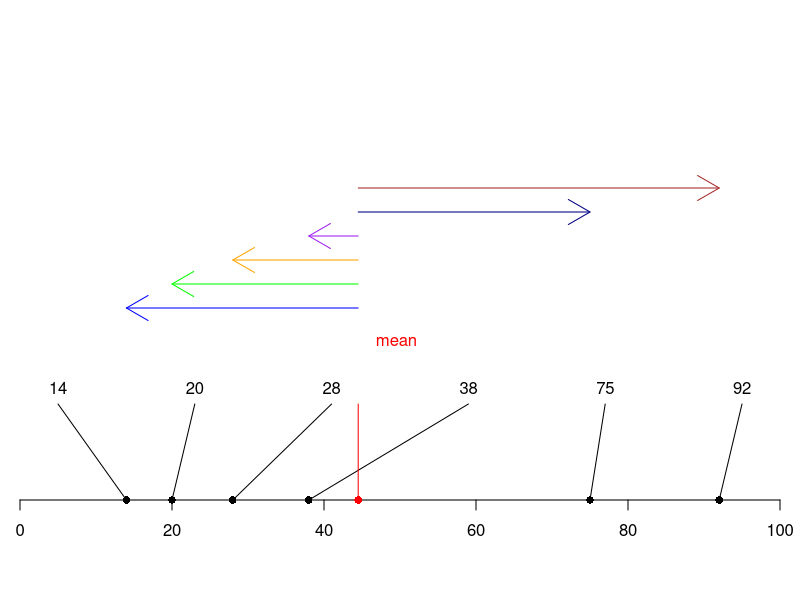
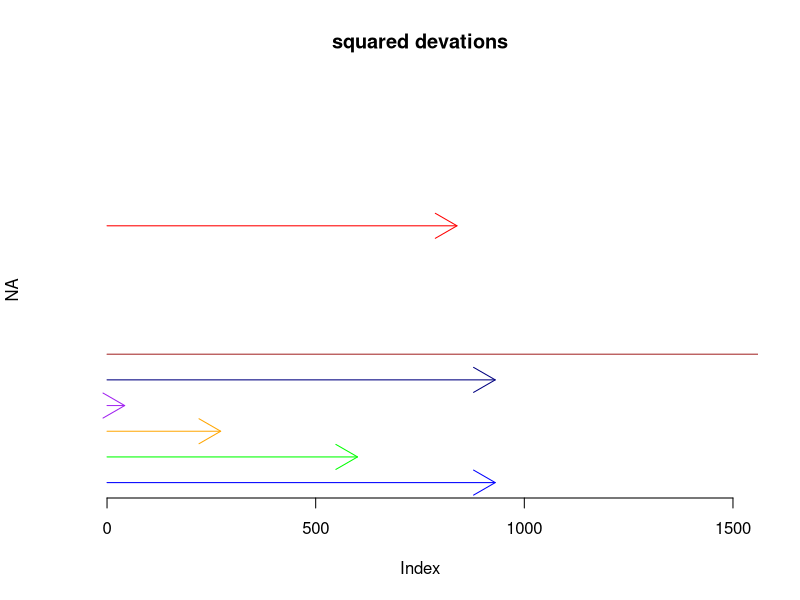
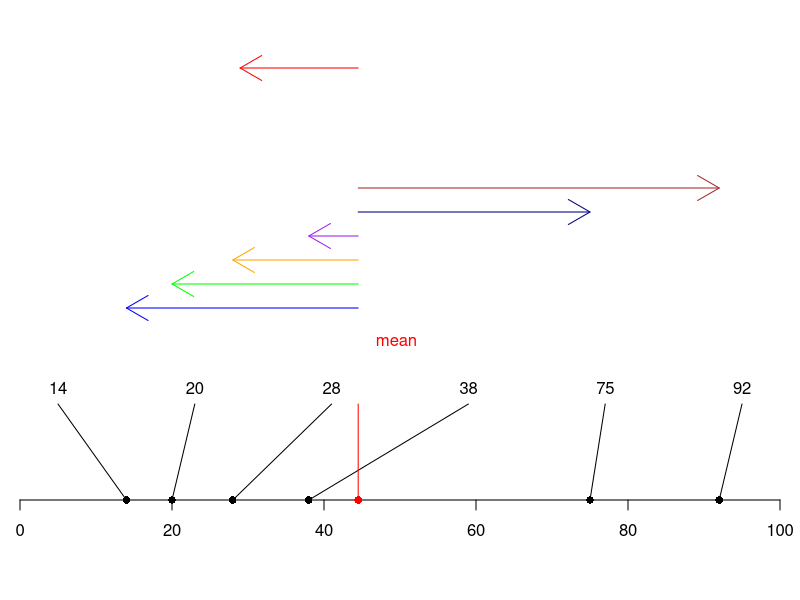

These figures' R source, in order:
## ---- chunk 1
## define plot data
xlim <- c(0,100);
ylim <- c(0,100);
#px <- c(5,5,50,60,70,90);
px=sort(round(runif(6,0,100),0))
py <- c(0,0,0,0,0,0);
lx.buf <- 5;
lx <- seq(xlim[1]+lx.buf,xlim[2]-lx.buf,len=length(px));
ly <- 20;

## create basic plot outline
par(xaxs='i',yaxs='i',mar=c(5,1,1,1));
plot(NA,xlim=xlim,ylim=ylim,axes=F,ann=F);
axis(1);

## plot elements
segments(px,py,lx,ly);
points(px,py,pch=16,xpd=NA);
text(lx,ly,px,pos=3);

## Add the mean
points(x = mean(px),y = 0,pch=16 ,xpd=NA,col="red")
segments(mean(px),0,mean(px),20,col="red");
text(mean(px)+5,30,"mean",pos=3,col="red");

##Deviations from mean
arrows(x0 = mean(px),y0 = 40,x1 = px[1],y1 = 40,col="blue")
arrows(x0 = mean(px),y0 = 45,x1 = px[2],y1 = 45,col="green")
arrows(x1 = px[3],y0 = 50,x0 = mean(px),y1 = 50,col="orange")
arrows(x1 = px[4],y0 = 55,x0 = mean(px),y1 = 55,col="purple")
arrows(x1 = px[5],y0 = 60,x0 = mean(px),y1 = 60,col="navy")
arrows(x1 = px[6],y0 = 65,x0 = mean(px),y1 = 65,col="brown")
## ---- chunk 2


## Squared deviations
dev.off()
xlim <- c(0,1500);
ylim <- c(0,1500);
plot(NA,xlim=xlim,ylim=ylim,axes=F,main = "squared devations");
axis(1);
arrows(x0 = 0,y0 = 0,x1 = (px[1]-mean(px))^2, y1 = 0,col="blue")
arrows(x0 = 0,y0 = 100,x1 = (px[2]-mean(px))^2, y1 = 100,col="green")
arrows(x0 = 0,y0 = 200,x1 = (px[3]-mean(px))^2, y1 = 200,col="orange")
arrows(x0 = 0,y0 = 300,x1 = (px[4]-mean(px))^2, y1 = 300,col="purple")
arrows(x0 = 0,y0 =400,x1 = (px[5]-mean(px))^2, y1 = 400,col="navy")
arrows(x0 = 0,y0 = 500,x1 = (px[6]-mean(px))^2, y1 = 500,col="brown")

##add the average squared deviation
arrows(x0 = 0,y0 = 1000,x1 = ((px[1]-mean(px))^2+(px[2]-mean(px))^2+(px[3]-mean(px))^2+(px[4]-mean(px))^2+(px[5]-mean(px))^2+(px[6]-mean(px))^2)/6, y1 = 1000,col="red")

##Back to dieavtions
dev.off()

xlim <- c(0,100);
ylim <- c(0,100);
par(xaxs='i',yaxs='i',mar=c(5,1,1,1));
plot(NA,xlim=xlim,ylim=ylim,axes=F,ann=F);
axis(1);

## plot elements
segments(px,py,lx,ly);
points(px,py,pch=16,xpd=NA);
text(lx,ly,px,pos=3);

## Add the mean
points(x = mean(px),y = 0,pch=16 ,xpd=NA,col="red")
segments(mean(px),0,mean(px),20,col="red");
text(mean(px)+5,30,"mean",pos=3,col="red");

##Deviations from mean
arrows(x0 = mean(px),y0 = 40,x1 = px[1],y1 = 40,col="blue")
arrows(x0 = mean(px),y0 = 45,x1 = px[2],y1 = 45,col="green")
arrows(x1 = px[3],y0 = 50,x0 = mean(px),y1 = 50,col="orange")
arrows(x1 = px[4],y0 = 55,x0 = mean(px),y1 = 55,col="purple")
arrows(x1 = px[5],y0 = 60,x0 = mean(px),y1 = 60,col="navy")
arrows(x1 = px[6],y0 = 65,x0 = mean(px),y1 = 65,col="brown")

arrows(x1 = (((px[1]-mean(px))^2+(px[2]-mean(px))^2+(px[3]-mean(px))^2+(px[4]-mean(px))^2+(px[5]-mean(px))^2+(px[6]-mean(px))^2)/6)^.5,y0 = 90,x0 = mean(px),y1 = 90,col="red")


